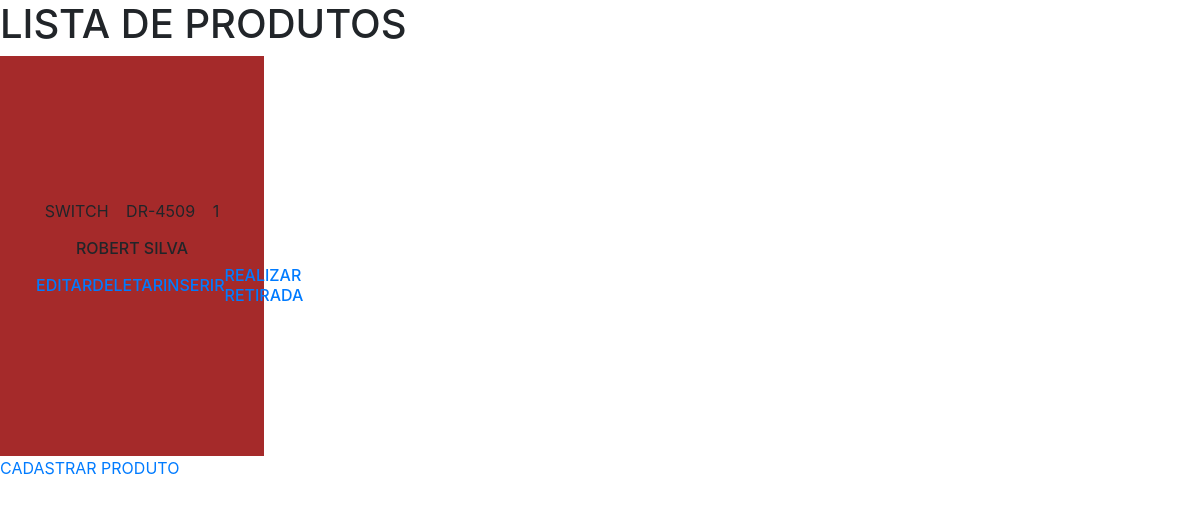
The app's page /produtoList/ (signed in) with its own data.
### core/models.py (models this page shows, shortened)
class Produto(models.Model):
    modelo = models.CharField('Nome',max_length=30,blank=False)
    quantidade = models.IntegerField('Quantidade',blank=False)
    fotoUm = models.ImageField('Foto',upload_to='fotosProduto',blank=False)
    fotoDois = models.ImageField('Foto',upload_to='fotosProduto',blank=True)
    fotoTres = models.ImageField('Foto',upload_to='fotosProduto',blank=True)
    fornecedor = models.ForeignKey(Fornecedor,on_delete=models.CASCADE)
    equipamento = models.ForeignKey(TipoProduto,on_delete=models.CASCADE)

class TipoProduto(models.Model):
    nome = models.CharField('Nome',max_length=20,blank=False)
    def __str__(self):
        return self.nome.upper()

class Fornecedor(models.Model):
    nome = models.CharField('Nome', max_length=100,blank=False)
    cnpj = CNPJField(masked=True,blank=False)
    telefone = models.IntegerField('Telefone',blank=False)
    codigoPostal = models.IntegerField('CEP',blank=False)
    emailFornecedor = models.EmailField('Email',max_length=100,blank=False)
    fotoFornecedor = models.ImageField('Foto',upload_to='fornecedoresImg',null=True)
    def __str__(self):
        return self.nome.upper()

### core/views.py (the view)
# urls.py: path('produtoList/',produto_lista,name='list_produto'),
@login_required
def produto_lista(request):
    prod = Produto.objects.all()
    contexto = {
        'list_produto': prod
    }
    return render(request,'produto_lista.html',contexto)

### templates/produto_lista.html (shortened to what this page needs)
<!DOCTYPE html>
{% load static %}
<html lang="en">
  <head>
    <link rel="stylesheet" href="{% static '/css/produtoList.css' %}" />
    <link
      rel="stylesheet"
      href="https://cdn.jsdelivr.net/npm/bootstrap@4.0.0/dist/css/bootstrap.min.css"
    />
  </head>
  <body>
    <h1>LISTA DE PRODUTOS</h1>
    <div class="produtos">
      {% for prod in list_produto %}
      <div class="row1">
        <p>{{prod.equipamento | upper}}</p>
        <p>{{prod.modelo | upper}}</p>
        {%if prod.quantidade == 0 %}
        <p>Sem estoque</p>
        {% else %}
        <p>{{prod.quantidade}}</p>
        {% endif %}
      </div>
      <div class="row2">
        <h6>{{prod.fornecedor | upper}}</h6>
      </div>
      <div class="row3">
        <a href="{% url 'edit_produto' prod.id %}"><h6>EDITAR</h6></a>
        <a href="{% url 'del_produto' prod.id %}"><h6>DELETAR</h6></a>
        <a href="{% url 'entradas' prod.id %}"><h6>INSERIR </br></h6></a>
        {% if prod.quantidade == 0 %}
        {% else %}
        <a href="{% url 'retiradas' prod.id %}"><h6>REALIZAR </br> RETIRADA</h6></a>
        {% endif %}
      </div>
    </div>
    {% empty %}
    <p>Nenhum produto cadastrado</p>
    {% endfor %}
    <a href="{% url 'cad_produto' %}">CADASTRAR PRODUTO</a>
  </body>
</html>

### static/css/produtoList.css (style rules this page uses)
* { padding: 0; margin: 0; box-sizing: border-box; }
.produtos { display: flex; justify-content: center; align-items: center; width: 22vw; height: 400px; background-color: brown; flex-direction: column; }
.row1 { display: flex; flex-direction: row; width: 16vw; justify-content: space-around; align-items: center; }
.row3 { display: flex; flex-direction: row; justify-content: space-around; align-items: center; width: 16vw; }

### records on screen
Produto: equipamento "SWITCH", modelo "DR-4509", quantidade "1", fornecedor "ROBERT SILVA", shows "REALIZAR"
